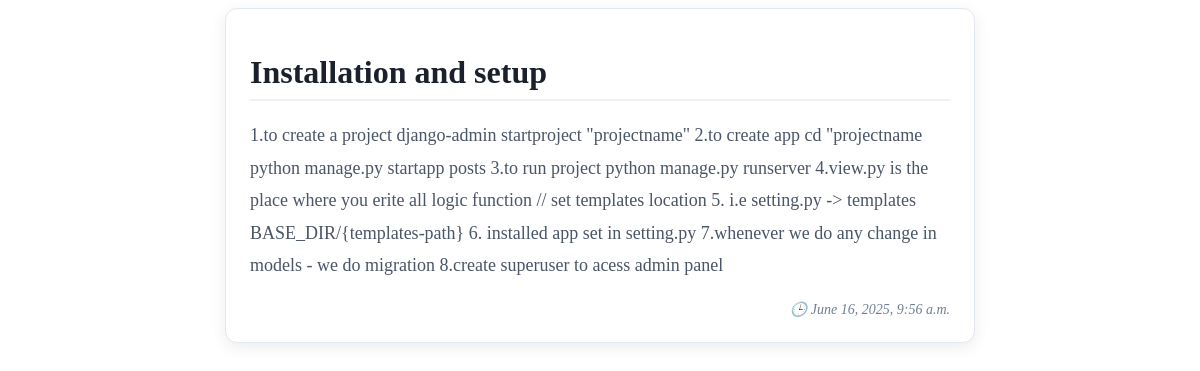
The app's page /post/2/ with its own data.
### posts/models.py (models this page shows)
class Post(models.Model):
    title=models.CharField(max_length=100)
    body=models.CharField(max_length=1000)
    time=models.DateTimeField(default=datetime.now,blank=True)

### posts/views.py (the view)
# urls.py: path('post/<int:pk>/', views.post, name='post'),
def post(request,pk):
    posts=Post.objects.get(id=pk)
    return render(request,'post.html',{'post':posts})

### templates/post.html (shortened to what this page needs)
<div class="post-card">
  <h1 class="post-title">{{ post.title }}</h1>
  <div class="post-body">{{ post.body|linebreaks }}</div>
  <div class="post-time">🕒 {{ post.time|date:"F j, Y, g:i a" }}</div>
</div>

### templates/post.html (style rules this page uses)
.post-card { background: #fff; border-radius: 12px; padding: 24px; box-shadow: 0 4px 16px rgba(0, 0, 0, 0.08); transition: transform 0.3s ease, box-shadow 0.3s ease; border: 1px solid #e2e8f0; max-width: 700px; margin: 0 auto 32px auto; }
.post-title { font-size: 2rem; font-weight: 700; margin-bottom: 16px; color: #1a202c; border-bottom: 2px solid #edf2f7; padding-bottom: 8px; }
.post-body { font-size: 1.125rem; color: #4a5568; line-height: 1.8; margin-bottom: 20px; }
.post-time { font-size: 0.875rem; color: #718096; text-align: right; font-style: italic; }

### records on screen
Post: title "Installation and setup", body "1.to create a project django-admin startproject \"projectname\" 2.to create app cd \"projectname python manage.py startapp posts 3.to run project python manage.py runserver 4.view.py is the place where you erite all logic function // set templates location 5. i.e setting.py -> templates BASE_DIR/{templates-path} 6. installed app set in setting.py 7.whenever we do any change in models - we do migration 8.create superuser to acess admin panel", time "June 16, 2025, 9:56 a.m."
